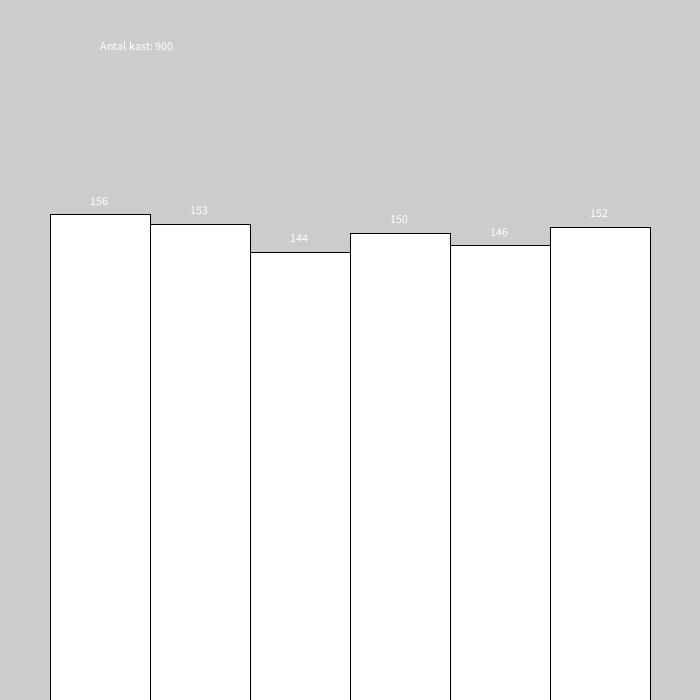
Frame 1 (no input)
Frame 60 (the mouse pressed at the canvas centre just before this capture): identical to frame 1, image omitted
Frame 120 (the mouse held since frame 60 and released just before this capture): identical to frame 1, image omitted

The Processing sketch that drew this single still picture (run headless with seeded random() and noise(); from frame 60 on, the mouse is pressed at the canvas centre):

// Processing sketch: dice_simulator
// ── dice_simulator.pde
/* 
  Call void rollDice(int) to do a roll. 
  Arguments: int which is the count of rolls
*/


// Create array to hold the values
int[] results = new int[6];


void rollDice(int count) {
  float factor = 700 / (count/6*1.5);
  println("factor: " + factor);
  
  
  // Reset array and clear canvas
  results = new int[6];
  clear();
  
  text("Antal kast: " + count, 100, 50);
  
  // Do the dice rolls
  for (int i=0; i < count+1; i++) {
    results[int(random(0, 6))]++;
  }
   
  // Write results to log 
  println(results);
  
  // Create the graph showing the results
  for (int j=0; j < 6; j++) {
    text(results[j], 90+100*j, 690-(results[j] * factor));
    rect(50+100*j, 700-(results[j] * factor), 100, results[j]*factor);
  }
}


void setup() {
  size(700, 700);
  rollDice(900);
}


// Draw is required for mousePressed() to work
void draw() {}

// Do 1000 dice rolls when mouse is clicked
void mousePressed() {
  rollDice(10000);
}
